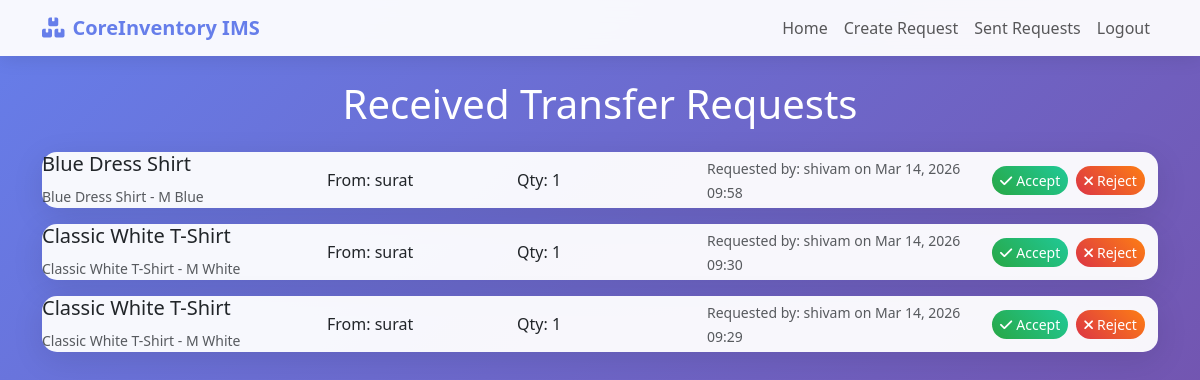
The app's page /transfers/received/ (signed in), older data.
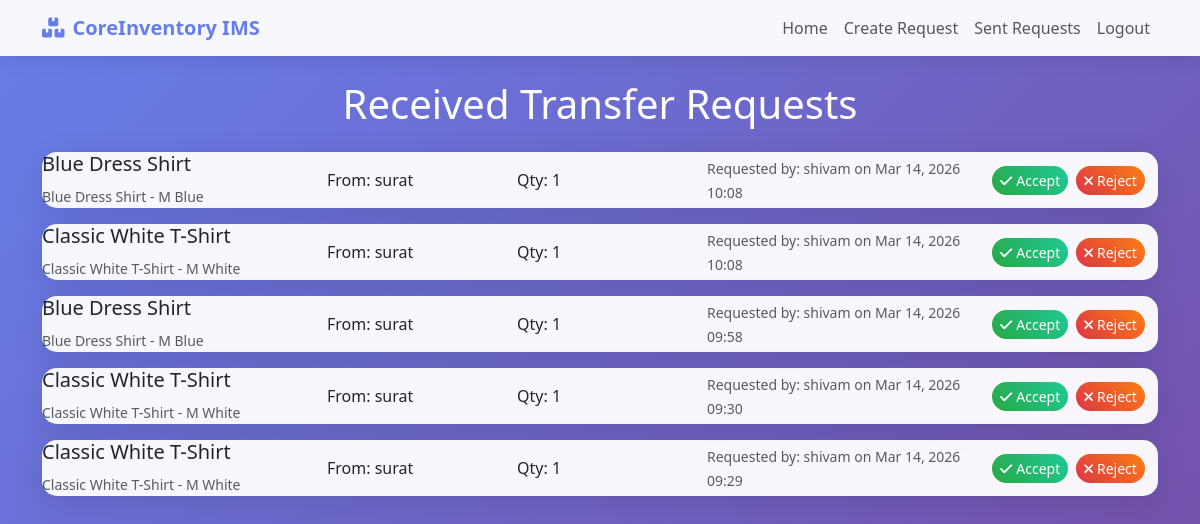
The same page, newer data.
### transfers/models.py (models this page shows, shortened)
class TransferRequest(models.Model):
    STATUS_CHOICES = [
        ('pending', 'Pending'),
        ('accepted', 'Accepted'),
        ('rejected', 'Rejected'),
    ]
    from_warehouse = models.ForeignKey('warehouses.Warehouse', on_delete=models.CASCADE, related_name='sent_transfers')
    to_warehouse = models.ForeignKey('warehouses.Warehouse', on_delete=models.CASCADE, related_name='received_transfers')
    product_variant = models.ForeignKey('products.ProductVariant', on_delete=models.CASCADE)
    quantity = models.PositiveIntegerField()
    status = models.CharField(max_length=20, choices=STATUS_CHOICES, default='pending')
    requested_by = models.ForeignKey(settings.AUTH_USER_MODEL, on_delete=models.CASCADE)
    created_at = models.DateTimeField(auto_now_add=True)
    accepted_at = models.DateTimeField(null=True, blank=True)

### products/models.py (models this page shows, shortened)
class ProductVariant(models.Model):
    product = models.ForeignKey(Product, on_delete=models.CASCADE, related_name='variants')
    size = models.CharField(max_length=20, blank=True)
    color = models.CharField(max_length=50, blank=True)
    stock_quantity = models.PositiveIntegerField(default=0)  # Keep for backward compatibility, but use warehouse stocks
    def __str__(self):
        return f"{self.product.name} - {self.size} {self.color}".strip()

class Product(models.Model):
    name = models.CharField(max_length=200)
    description = models.TextField(blank=True)
    category = models.ForeignKey(Category, on_delete=models.SET_NULL, null=True, blank=True, related_name='products')
    sku = models.CharField(max_length=100, unique=True)
    barcode = models.CharField(max_length=100, blank=True)
    unit_price = models.DecimalField(max_digits=10, decimal_places=2)
    cost_price = models.DecimalField(max_digits=10, decimal_places=2)
    reorder_level = models.PositiveIntegerField(default=0)
    image = models.URLField(max_length=500, blank=True, null=True)
    is_active = models.BooleanField(default=True)
    created_at = models.DateTimeField(auto_now_add=True)
    updated_at = models.DateTimeField(auto_now=True)
    class Meta:
        ordering = ['name']

### warehouses/models.py (models this page shows, shortened)
class Warehouse(models.Model):
    id = models.IntegerField(primary_key=True)
    name = models.CharField(max_length=100)
    city = models.CharField(max_length=100, blank=True, default='')
    created_at = models.DateTimeField(default=timezone.now)
    manager = models.ForeignKey('accounts.User', on_delete=models.SET_NULL, null=True, blank=True, related_name='managed_warehouses')

### accounts/models.py (models this page shows, shortened)
class User(AbstractBaseUser):
    username = models.CharField(max_length=150, unique=True)
    email = models.EmailField(unique=True)
    password = models.CharField(max_length=128)
    is_active = models.BooleanField(default=True)
    is_staff = models.BooleanField(default=False)
    role = models.IntegerField(choices=[(1, "Head Manager"), (2, "Warehouse Manager")], default=2)
    warehouse = models.ForeignKey('warehouses.Warehouse', on_delete=models.CASCADE)
    created_at = models.DateTimeField(auto_now_add=True)
    objects = UserManager()
    USERNAME_FIELD = 'username'
    REQUIRED_FIELDS = ['email']

### transfers/views.py (the view)
# urls.py: path('received/', views.received_requests, name='received_requests'),
@login_required
def received_requests(request):
    requests = TransferRequest.objects.filter(to_warehouse=request.user.warehouse, status='pending').order_by('-created_at')
    return render(request, 'transfers/received_requests.html', {'requests': requests})

### templates/transfers/received_requests.html (shortened to what this page needs)
<!DOCTYPE html>
<html lang="en">
<head>
    <link href="https://cdn.jsdelivr.net/npm/bootstrap@5.3.0/dist/css/bootstrap.min.css" rel="stylesheet">
    <link href="https://cdnjs.cloudflare.com/ajax/libs/font-awesome/6.0.0/css/all.min.css" rel="stylesheet">
</head>
<body>
    <nav class="navbar navbar-expand-lg navbar-light">
        <div class="container">
            <a class="navbar-brand" href="{% url 'home' %}">
                <i class="fas fa-boxes me-2"></i>CoreInventory IMS
            </a>
            <div class="navbar-nav ms-auto">
                <a class="nav-link" href="{% url 'home' %}">Home</a>
                <a class="nav-link" href="{% url 'transfers:create' %}">Create Request</a>
                <a class="nav-link" href="{% url 'transfers:sent_requests' %}">Sent Requests</a>
                <a class="nav-link" href="{% url 'logout' %}">Logout</a>
            </div>
        </div>
    </nav>
    <div class="container mt-4">
        <div class="row">
            <div class="col-12">
                <h1 class="text-white text-center mb-4">Received Transfer Requests</h1>
            </div>
        </div>
        {% if requests %}
        <div class="row">
            {% for request in requests %}
            <div class="col-12">
                <div class="request-card">
                    <div class="card-body">
                        <div class="row align-items-center">
                            <div class="col-md-3">
                                <h5>{{ request.product_variant.product.name }}</h5>
                                <small class="text-muted">{{ request.product_variant }}</small>
                            </div>
                            <div class="col-md-2">
                                <p class="mb-0">From: {{ request.from_warehouse.name }}</p>
                            </div>
                            <div class="col-md-2">
                                <p class="mb-0">Qty: {{ request.quantity }}</p>
                            </div>
                            <div class="col-md-3">
                                <small class="text-muted">Requested by: {{ request.requested_by.username }} on {{ request.created_at|date:"M d, Y H:i" }}</small>
                            </div>
                            <div class="col-md-2">
                                <div class="d-flex gap-2">
                                    <form method="post" action="{% url 'transfers:accept_request' request.pk %}" class="d-inline">
                                        <button type="submit" class="btn btn-success-custom btn-sm">
                                            <i class="fas fa-check me-1"></i>Accept
                                        </button>
                                    </form>
                                    <form method="post" action="{% url 'transfers:reject_request' request.pk %}" class="d-inline">
                                        <button type="submit" class="btn btn-danger-custom btn-sm">
                                            <i class="fas fa-times me-1"></i>Reject
                                        </button>
                                    </form>
                                </div>
                            </div>
                        </div>
                    </div>
                </div>
            </div>
            {% endfor %}
        </div>
        {% endif %}
    </div>
</body>
</html>

Row changes from the older to the newer data that the page shows:
added TransferRequest: product_variant.product.name "Blue Dress Shirt", product_variant "Blue Dress Shirt - M Blue", from_warehouse.name "surat", quantity "1", requested_by.username "shivam", created_at "Mar 14, 2026 10:08"
added TransferRequest: product_variant.product.name "Classic White T-Shirt", product_variant "Classic White T-Shirt - M White", from_warehouse.name "surat", quantity "1", requested_by.username "shivam", created_at "Mar 14, 2026 10:08"
